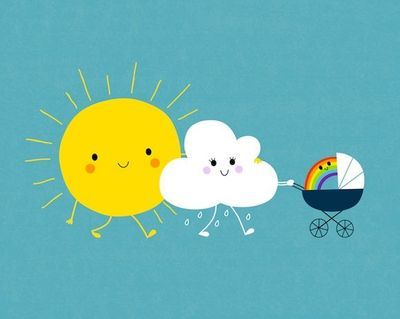
#> input picture histogramHesaplama/44.jpg, 400 x 319 px
$ python main.py
#> lines starting #> are read from the running program, lines starting #| are printed output that depends on the picture

import cv2
from matplotlib import pyplot as plt
from numpy import zeros, shape


foto = cv2.imread("44.jpg",0)
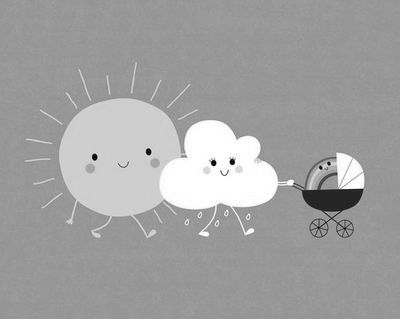
#> foto: shape (319, 400); min 0, max 255, mean 161.6

Hist = zeros(256)
[w,h] = shape(foto)
#> w = 319; h = 400

for i in range (0,w):
    for j in range (0,h):
        a = foto[i,j]
        Hist[a] = Hist[a] + 1
#> after the loop, Hist = 256 values, max 22566 at index 151, min 0 at index 2, mean 498.4

plt.plot(Hist)
#plt.stem(Hist)
plt.show()
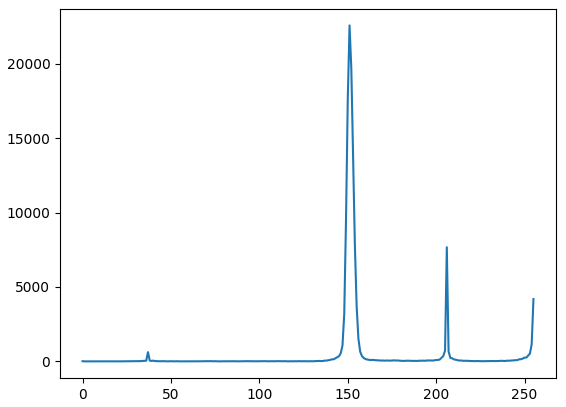
#> figure drawn by matplotlib, 1 panel; curve peaks at x = 151, y = 22566

cv2.imshow("fotograf", foto)
cv2.waitKey()


#Hazır Fonksiyon
'''foto = cv2.imread("araba.jpg",0)
hist = cv2.calcHist([foto], [0],None,[256], [0,256])
#plt.figure(1)
plt.plot(hist)
plt.show()

cv2.imshow("araba",foto)
cv2.waitKey()'''
